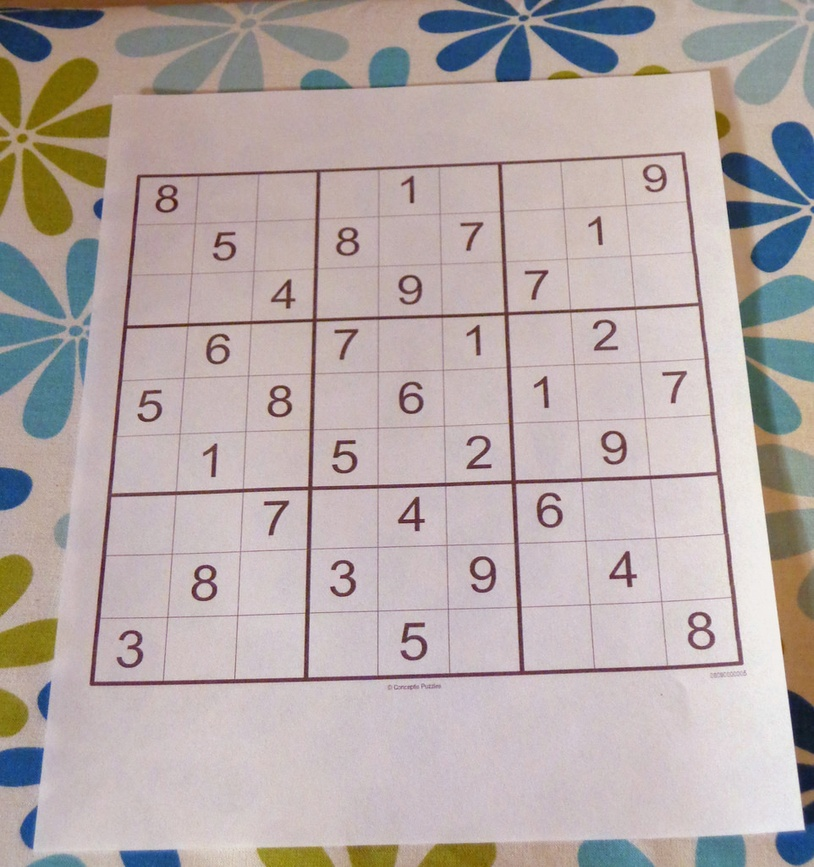
#> input picture OpenCV/sudoku.jpg, 814 x 867 px, shrunk from 962 x 1024 before the run
$ python HoughLines.py
#> lines starting #> are read from the running program, lines starting #| are printed output that depends on the picture; after the words box and inside, x2 and y2 are one past the last pixel; in counts of white or black regions, pixels touching at a corner belong together; long printed decimals are rounded
"""
Detector de Hough Standard

"""


# Python program to illustrate HoughLine
# method for line detection
import cv2
import numpy as np

# Reading the required image in
# which operations are to be done.
# Make sure that the image is in the same
# directory in which this python program is
img = cv2.imread('sudoku.jpg')
#> img is the input picture: shape (867, 814, 3); mean B, G, R 167.9, 169.5, 180.9

# Convert the img to grayscale
gray = cv2.cvtColor(img, cv2.COLOR_BGR2GRAY)
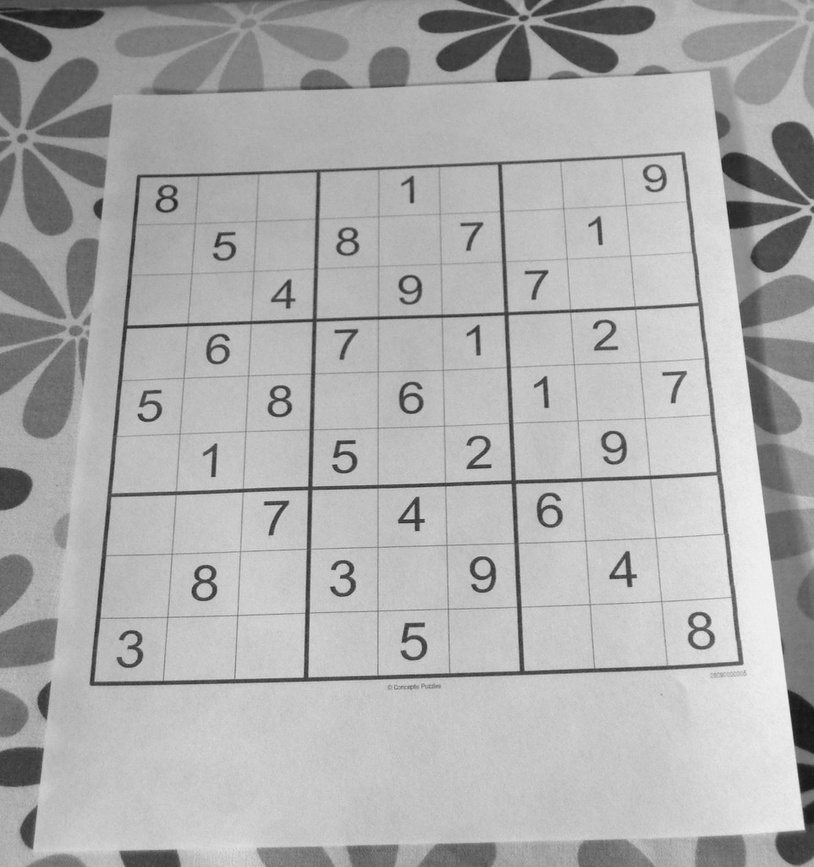
#> gray: shape (867, 814); min 20, max 244, mean 172.7

# Apply edge detection method on the image
edges = cv2.Canny(gray, 10, 150, apertureSize=3)
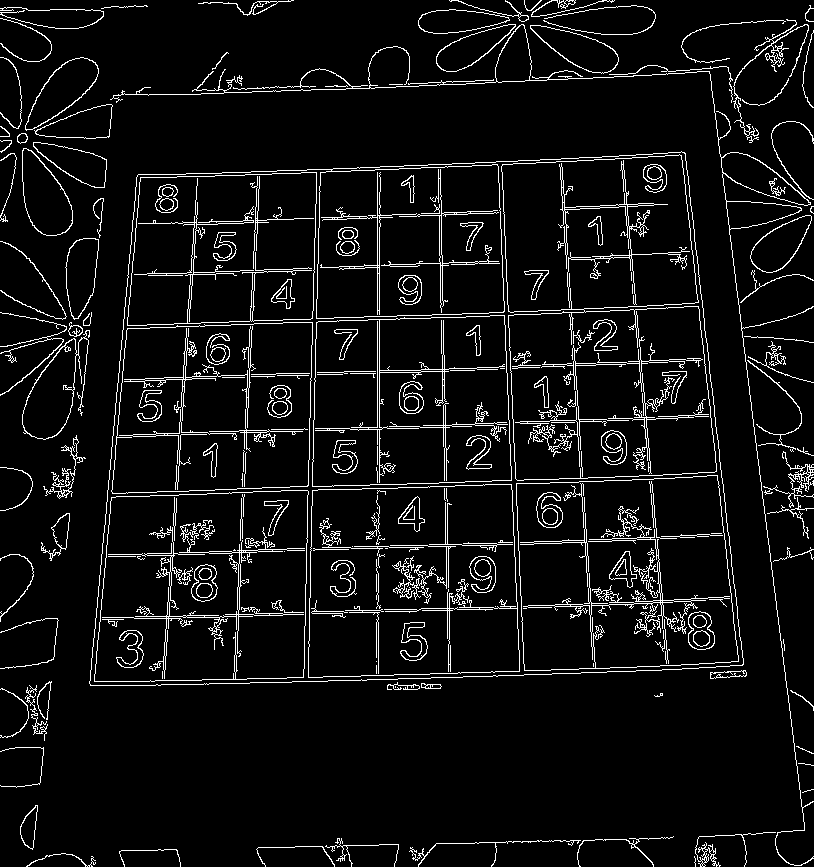
#> edges: shape (867, 814); 6.5% white in thin lines or dots

# This returns an array of r and theta values
lines = cv2.HoughLines(edges, 1, np.pi/180, 200)
#> lines = 41 rows, first 8: [-696, 3.02], [383, 1.54], [385, 1.54], [329, 1.54], [209, 0.0698], [497, 1.54], [501, 1.54], [332, 1.54]

# The below for loop runs till r and theta values
# are in the range of the 2d array
for r_theta in lines:
    arr = np.array(r_theta[0], dtype=np.float64)
    r, theta = arr
    # Stores the value of cos(theta) in a
    a = np.cos(theta)

    # Stores the value of sin(theta) in b
    b = np.sin(theta)

    # x0 stores the value rcos(theta)
    x0 = a*r

    # y0 stores the value rsin(theta)
    y0 = b*r

    # x1 stores the rounded off value of (rcos(theta)-1000sin(theta))
    x1 = int(x0 + 1000*(-b))

    # y1 stores the rounded off value of (rsin(theta)+1000cos(theta))
    y1 = int(y0 + 1000*(a))

    # x2 stores the rounded off value of (rcos(theta)+1000sin(theta))
    x2 = int(x0 - 1000*(-b))

    # y2 stores the rounded off value of (rsin(theta)-1000cos(theta))
    y2 = int(y0 - 1000*(a))

    # cv2.line draws a line in img from the point(x1,y1) to (x2,y2).
    # (0,0,255) denotes the colour of the line to be
    # drawn. In this case, it is red.
    print (theta)
    if (theta < 1 or theta > 3):
        cv2.line(img, (x1, y1), (x2, y2), (0, 0, 255), 2)
    elif (theta >= 1 or theta <= 3):
        cv2.line(img, (x1, y1), (x2, y2), (0, 255, 0), 2)
    else:
        cv2.line(img, (x1, y1), (x2, y2), (255, 0, 0), 2)
#> this loop made 41 passes
#> (r, theta, a, b, x0, y0, x1, y1) on passes 1 to 12: (-696, 3.02, -0.993, 0.122, 690.8, -84.82, 568, -1077), (383, 1.54, 0.0349, 0.999, 13.37, 382.8, -986, 417), (385, 1.54, 0.0349, 0.999, 13.44, 384.8, -985, 419), (329, 1.54, 0.0349, 0.999, 11.48, 328.8, -987, 363), (209, 0.0698, 0.998, 0.0698, 208.5, 14.58, 138, 1012), (497, 1.54, 0.0349, 0.999, 17.35, 496.7, -982, 531), (501, 1.54, 0.0349, 0.999, 17.48, 500.7, -981, 535), (332, 1.54, 0.0349, 0.999, 11.59, 331.8, -987, 366), (-607, 3.05, -0.996, 0.0872, 604.7, -52.9, 517, -1049), (211, 0.0698, 0.998, 0.0698, 210.5, 14.72, 140, 1012), (560, 1.54, 0.0349, 0.999, 19.54, 559.7, -979, 594), (377, 0, 1, 0, 377, 0, 377, 1000)
#| 3.019
#| 1.536
#| 1.536
#| 1.536
#| 0.06981
#| 1.536
#| 1.536
#| 1.536
#> (further printed lines are left out)
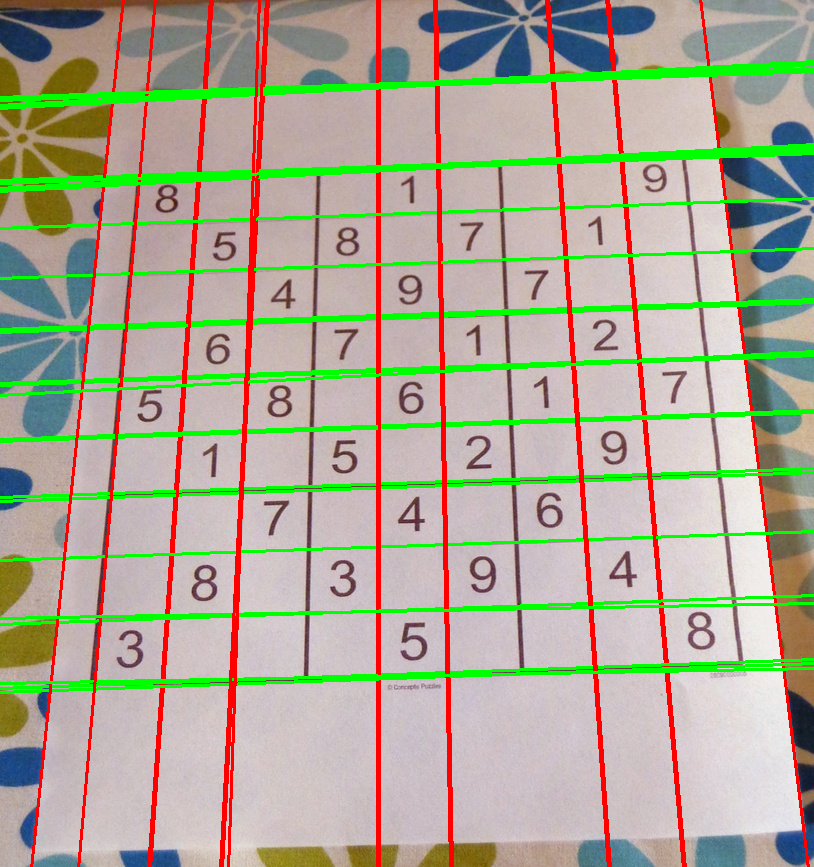
#> img: shape (867, 814, 3); 12.18% of pixels changed, all inside (x1, y1, x2, y2) = (0, 0, 814, 867)


# All the changes made in the input image are finally
# written on a new image houghlines.jpg
cv2.imwrite('linesDetected_Standard.jpg', img)
cv2.imshow("Results",img)
cv2.waitKey()
exit()
#> (the program exits here)
